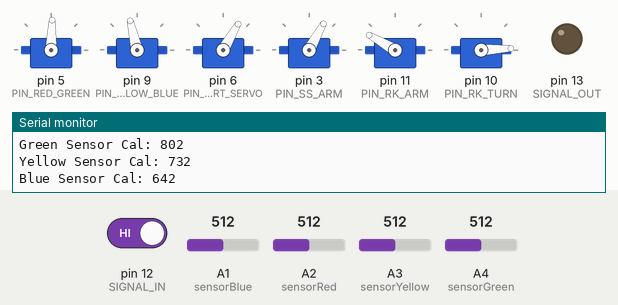
The sketch below on a simulated Arduino Uno, built with avr-gcc and run on an emulated ATmega328P. Shown: 6 × servo, output pins drawn as LEDs (lit = HIGH), the last lines printed to the serial monitor. Inputs (shaded band) come from the test bench; at power-on: pin 12 (SIGNAL_IN) HIGH, A1 (sensorBlue) = 512, A2 (sensorRed) = 512, A3 (sensorYellow) = 512, A4 (sensorGreen) = 512. At 27.6 s the program stops and its outputs stay as they are.

Above: at 6.5 s.
6.6 s: pin 12 (SIGNAL_IN) driven LOW
At 10.62 s:
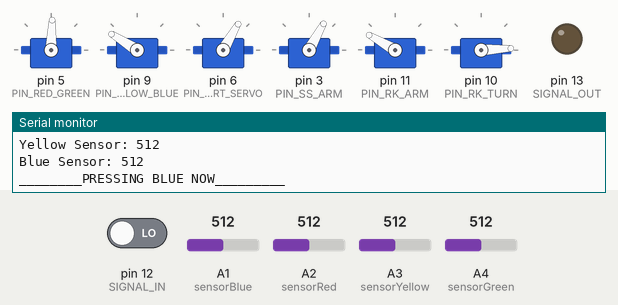
At 21.9 s:
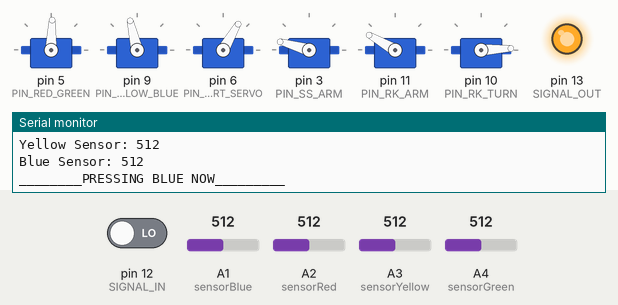
22.6 s: pin 12 (SIGNAL_IN) driven HIGH
At 28.8 s:
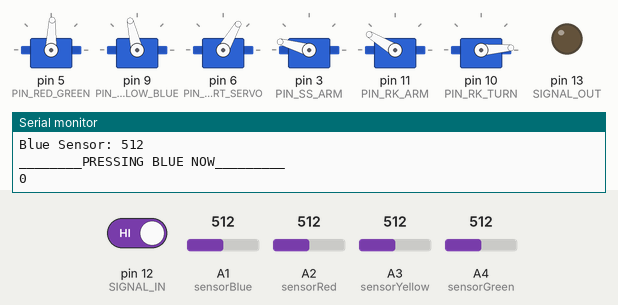
Timing chart, 0 to 29.1 s (numbered marks = the images above; inputs shaded):
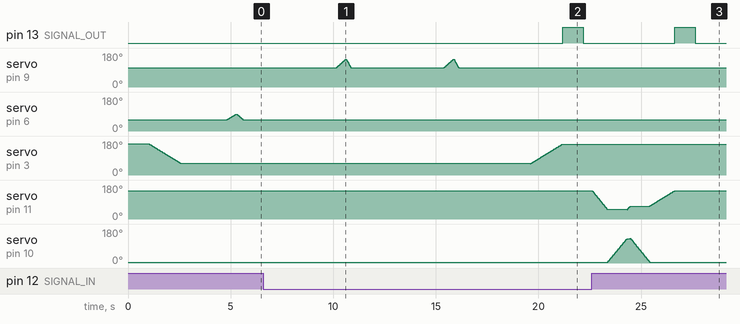

The sketch:

arduino_top_level.ino
```cpp
#include <Servo.h>

// This arduino is responsible to play the Rubik's Cube and the Simon Says game


// RUBIK'S CUBE CONSTANTS

// pin assignment
#define PIN_RK_ARM 11
#define PIN_RK_TURN 10

#define RK_ARM_START 150
#define RK_ARM_FINISH 50

#define RK_TURN_START 3
#define RK_TURN_FINISH 130

// SIMON SAYS CONSTANTS

// Analog pin assignments
#define sensorRed 2
#define sensorGreen 4
#define sensorYellow 3
#define sensorBlue 1

// digital pin assignments
#define PIN_SS_ARM 3
#define PIN_START_SERVO 6
#define PIN_YELLOW_BLUE 9
#define PIN_RED_GREEN 5

// define SS plating servo angles
#define SERVO_START_YELLOW_BLUE 103
#define SERVO_START_RED_GREEN 88
#define SERVO_START_MIDDLE 60
#define TURN_ANGLE 45

// define SS arm angles
#define SS_ARM_START 165
#define SS_ARM_FINISH 60

// define photoresistor threshold values
#define THRESHOLD_RED 350
#define THRESHOLD_GREEN 290
#define THRESHOLD_YELLOW 220
#define THRESHOLD_BLUE 130

// define color constants
#define RED 2
#define GREEN 4
#define YELLOW 3
#define BLUE 1

// COMMUNICATION
#define SIGNAL_IN 12
#define SIGNAL_OUT 13

//Servo motor assignment
Servo rkArm;
Servo rkTurn;
Servo ssArm;
Servo ssStart;
Servo ssBlueYellow;
Servo ssGreenRed;

//Simon Says servos
Servo servoRedGreen;
Servo servoYellowBlue;
Servo servoStart;

Servo simonArm;

//Initialize variables

int pressedCount = 0;


int redSensor = 0;
int blueSensor = 0;
int greenSensor = 0;
int yellowSensor = 0;

// measured brighness values
int brightnessRed = 0;
int brightnessGreen = 0;
int brightnessYellow = 0;
int brightnessBlue = 0;


// setpoints determined in calibration
int redSetpoint = 0;
int greenSetpoint = 0;
int yellowSetpoint = 0;
int blueSetpoint = 0;

int lastPress = BLUE;
int maximum = 0;


void setup()
{
  Serial.begin(9600);

  //SIMON SAYS

  //Set pins as inputs
  pinMode(sensorRed, INPUT);
  pinMode(sensorGreen, INPUT);
  pinMode(sensorYellow, INPUT);
  pinMode(sensorBlue, INPUT);

  //PWM pin assignments
  servoRedGreen.attach(PIN_RED_GREEN);
  servoYellowBlue.attach(PIN_YELLOW_BLUE);
  servoStart.attach(PIN_START_SERVO);
  simonArm.attach(PIN_SS_ARM);


  //Servo Starting Angles
  servoRedGreen.write(SERVO_START_RED_GREEN);
  servoYellowBlue.write(SERVO_START_YELLOW_BLUE);
  servoStart.write(SERVO_START_MIDDLE);
  simonArm.write(SS_ARM_START);


  // define communication
  pinMode(SIGNAL_IN, INPUT);
  pinMode(SIGNAL_OUT, OUTPUT);

  // initialize signal to low
  digitalWrite(SIGNAL_OUT, LOW);

  delay(1000);

  // attach RK servo
  rkArm.attach(PIN_RK_ARM);
  rkTurn.attach(PIN_RK_TURN);
  rkArm.write(RK_ARM_START);
  rkTurn.write(RK_TURN_START);

}

void loop()

{
//  // wait for signal to play Simon Says
  while (digitalRead(SIGNAL_IN) != HIGH)
  {}

  play_simon_says();

  // signal finished with game
  finished();

  // wait for signal to play Rubiks Cube
  Serial.print(digitalRead(SIGNAL_IN));
  while (digitalRead(SIGNAL_IN) != HIGH)
  {}

  play_rubiks_cube();
  // signal finished with game
  finished();

  while (true)
  {}

}


/********************* FUNCTIONS  ************************************************************************/


/********************* FINISHED  ************************************************************************/

void finished()
{

  digitalWrite(SIGNAL_OUT, HIGH);
  delay(1000);
  digitalWrite(SIGNAL_OUT, LOW);

}

/********************* PLAY SIMON SAYS  ************************************************************************/

void play_simon_says()
{

  //lower arm
  for (int i = SS_ARM_START; i > SS_ARM_FINISH; i--)
  {
    simonArm.write(i);
    delay(15);
  }

  delay(200);

  //Determine the setpoint values
  Calibrate_Setpoints();

  start_game();

  delay(4500);

  press_button(lastPress);

  delay(4500);

  press_button(lastPress);

  delay(3500);

  for (int i = SS_ARM_FINISH; i < SS_ARM_START; i++)
  {
    simonArm.write(i);
    delay(15);
  }
}

/******************  SIMON HELPER FUNCTIONS   ***************************************************************************************************************/
void compare_brightness()                                                    //Determine which color is the 1st illuminated
{

  if ((brightnessRed - redSetpoint) > maximum)                                                            //If Red sensor shows brightness > Red Setpoint
  {
    Serial.println("detected Red: " + String(brightnessRed - redSetpoint) + "   " + String(maximum));
    lastPress = RED;
    maximum = brightnessRed - redSetpoint;
  }

  else if ((brightnessGreen - greenSetpoint) > maximum)                                                        //If Green sensor shows brightness > Green Setpoint
  {
    Serial.println("detected Green: " + String(brightnessGreen - greenSetpoint) + "   " + String(maximum));
    lastPress = GREEN;
    maximum = brightnessGreen - greenSetpoint;
  }

  else if ((brightnessYellow - yellowSetpoint) > maximum)                                                       //If Yellow sensor shows brightness > Yellow Setpoint
  {
    Serial.println("detected Yellow: " + String(brightnessYellow - yellowSetpoint) + "   " + String(maximum));
    lastPress = YELLOW;
    maximum = brightnessYellow - yellowSetpoint;
  }

  else if ((brightnessBlue - blueSetpoint) > maximum)                                                          //If Blue sensor shows brightness > Blue Setpoint
  {
    Serial.println("detected Blue: " + String(brightnessBlue - blueSetpoint) + "   " + String(maximum));
    lastPress = BLUE;
    maximum = brightnessBlue - blueSetpoint;
  }

}

// This function reads the sensors 5 times, averages each one of them and returns their result with a buffer of 30 to account for error
int Calibrate_Setpoints()
{
  int i;  //Counter

  int iterations = 20;

  for (i = 0; i < iterations; i++)
  {
    redSensor = redSensor + analogRead(sensorRed);
    blueSensor = blueSensor + analogRead(sensorBlue);
    greenSensor = greenSensor + analogRead(sensorGreen);
    yellowSensor = yellowSensor + analogRead(sensorYellow);
    delay(100);                                                                                 //Increased delay to account for flash photography
  }

  // add threshold to account for errors
  redSensor = redSensor/iterations + THRESHOLD_RED;
  blueSensor = blueSensor/iterations + THRESHOLD_BLUE;
  greenSensor = greenSensor/iterations + THRESHOLD_GREEN;
  yellowSensor = yellowSensor/iterations + THRESHOLD_YELLOW;

  //Assign Setpoint Values from averages
  redSetpoint = redSensor;
  blueSetpoint = blueSensor;
  greenSetpoint = greenSensor;
  yellowSetpoint = yellowSensor;

  Serial.println("Red Sensor Cal: " + String(redSetpoint));
  Serial.println("Green Sensor Cal: " + String(greenSetpoint));
  Serial.println("Yellow Sensor Cal: " + String(yellowSetpoint));
  Serial.println("Blue Sensor Cal: " + String(blueSetpoint));


}


//Take all sensor readings
int read_sensors()
{

  brightnessRed = analogRead(sensorRed);
  brightnessGreen = analogRead(sensorGreen);
  brightnessYellow = analogRead(sensorYellow);
  brightnessBlue = analogRead(sensorBlue);

  //Serial.println("Red Sensor: " + String(brightnessRed));
  //Serial.println("Green Sensor: " + String(brightnessGreen));
  //Serial.println("Yellow Sensor: " + String(brightnessYellow));
  //Serial.println("Blue Sensor: " + String(brightnessBlue));

}


//Press the appropriate button
void press_button(int button)
{

  Serial.println(button);

  Serial.println("Red Sensor: " + String(brightnessRed));
  Serial.println("Green Sensor: " + String(brightnessGreen));
  Serial.println("Yellow Sensor: " + String(brightnessYellow));
  Serial.println("Blue Sensor: " + String(brightnessBlue));

  int pos;
  //Press Red
  if (button == RED)
  {

    Serial.println("________PRESSING RED NOW_________");
    for(pos = SERVO_START_RED_GREEN; pos >= SERVO_START_RED_GREEN - TURN_ANGLE ; pos -= 1)
    {
      servoRedGreen.write(pos);
      delay(10);
    }
    for(pos = SERVO_START_RED_GREEN - TURN_ANGLE; pos <= SERVO_START_RED_GREEN; pos += 1)
    {
      servoRedGreen.write(pos);
      delay(5);
    }

  }

  //Press Green
  if (button == GREEN)
  {

    Serial.println("________PRESSING GREEN NOW_________");
    for(pos = SERVO_START_RED_GREEN; pos <= SERVO_START_RED_GREEN + TURN_ANGLE; pos += 1)
    {
      servoRedGreen.write(pos);
      delay(10);
    }
    for(pos = SERVO_START_RED_GREEN + TURN_ANGLE; pos >= SERVO_START_RED_GREEN; pos -= 1)
    {
      servoRedGreen.write(pos);
      delay(5);
    }

  }

  //Press Yellow
  if (button == YELLOW)
  {

    Serial.println("________PRESSING YELLOW NOW_________");
    for(pos = SERVO_START_YELLOW_BLUE; pos >= SERVO_START_YELLOW_BLUE - TURN_ANGLE; pos -= 1)
    {
      servoYellowBlue.write(pos);
      delay(10);
    }
    for(pos = SERVO_START_YELLOW_BLUE - TURN_ANGLE; pos <= SERVO_START_YELLOW_BLUE; pos += 1)
    {
      servoYellowBlue.write(pos);
      delay(5);
    }

  }

  //Press Blue
  if (button == BLUE)
  {
    Serial.println("________PRESSING BLUE NOW_________");
    for(pos = SERVO_START_YELLOW_BLUE; pos <= SERVO_START_YELLOW_BLUE + TURN_ANGLE; pos += 1)
    {
      servoYellowBlue.write(pos);
      delay(10);
    }
    for(pos = SERVO_START_YELLOW_BLUE + TURN_ANGLE; pos >= SERVO_START_YELLOW_BLUE; pos -= 1)
    {
      servoYellowBlue.write(pos);
      delay(5);
    }

  }

}


void start_game()
{

    int pos;

    for(pos = SERVO_START_MIDDLE; pos <= SERVO_START_MIDDLE + 30; pos += 1)                                          //press Center Button to start game
    {
      servoStart.write(pos);

      delay(15);
    }

    for(pos = SERVO_START_MIDDLE + 30; pos >= SERVO_START_MIDDLE; pos -= 1)                                         //Release Start Button
    {
      read_sensors();
      compare_brightness();
      servoStart.write(pos);
      delay(10);
    }

}


/********************* PLAY RUBIK'S CUBE  ************************************************************************/

void play_rubiks_cube()
{

  // attach servos
  rkArm.attach(PIN_RK_ARM);
  rkTurn.attach(PIN_RK_TURN);


  //lower arm
  for (int i = RK_ARM_START; i > RK_ARM_FINISH; i-=2)
  {
    rkArm.write(i);
    delay(15);
  }

  // turn row
  for (int i = RK_TURN_START; i <= RK_TURN_FINISH; i+=2)
  {
    rkTurn.write(i);
    delay(15);
  }

  // raise arm
  for (int i = RK_ARM_FINISH; i < RK_ARM_FINISH + 20; i+=2)
  {
    rkArm.write(i);
    delay(15);
  }

  // turn back
  for (int i = RK_TURN_FINISH; i >= RK_TURN_START; i-=2)
  {
    rkTurn.write(i);
    delay(15);
  }

  rkTurn.detach();

  // raise arm
  for (int i = RK_ARM_FINISH + 20; i < RK_ARM_START; i++)
  {
    rkArm.write(i);
    delay(15);
  }

  rkArm.detach();

}
```

Measured:
- after the input at 6.6 s, servo on pin 11 (PIN_RK_ARM): stays 150° (without the input it goes to 148° after 15.6 s)
- after the input at 22.6 s, pin 13 (SIGNAL_OUT): LOW → HIGH after 4.0 s, → LOW 1.0 s later; servo on pin 10 (PIN_RK_TURN): rises from 3° to 130° in 1.1 s, then falls to 4° in 0.96 s
- by itself, servo on pin 6 (PIN_START_SERVO): rises from 60° to 90° in 0.44 s, then falls to 60° in 0.33 s
